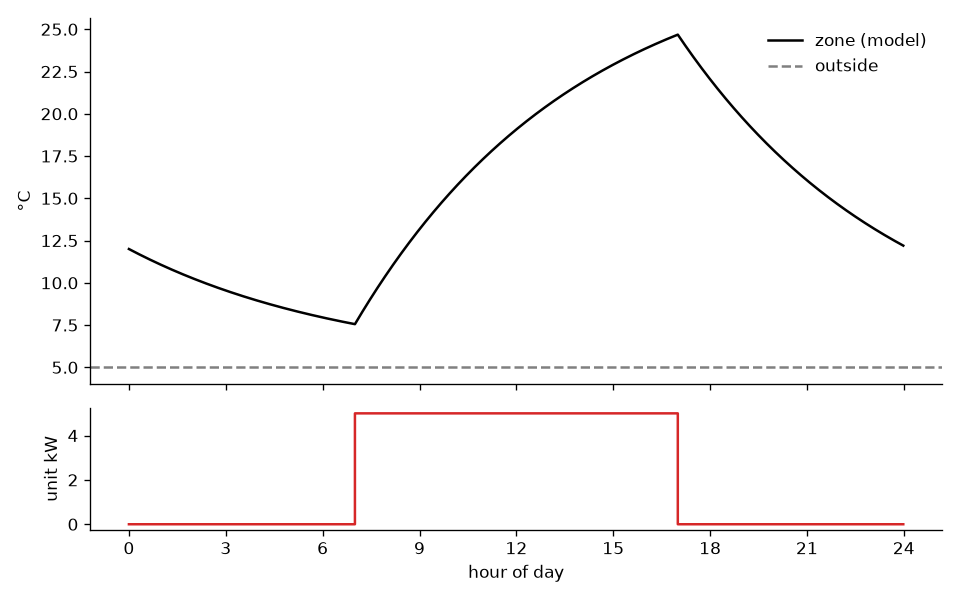

The Python source for this figure:
"""L1 demo: run the 1R1C model through one made-up winter day and draw it.

No sensors and no twin loop yet: this only shows what the model on its own
predicts. Run from the twin-lab folder:  python demo_l1.py
"""

import matplotlib.pyplot as plt

from twinlab.rc1 import RC1

# Placeholder values (not Botanic's unit): see tests/test_rc1.py
model = RC1(R=0.005, C=5e6)

OUTSIDE_C = 5.0          # constant, to keep it simple
UNIT_W = 5000            # unit heating at 5 kW ...
ON_HOURS = range(7, 17)  # ... from 07:00 to 17:00 (production hours)
DT = 60                  # one step a minute

state = model.initial_state({"zone_temp_C": 12.0})
hours, temps, heat = [], [], []
for minute in range(24 * 60):
    hour = minute / 60
    q = UNIT_W if int(hour) in ON_HOURS else 0
    hours.append(hour)
    temps.append(model.predict(state)["zone_temp_C"])
    heat.append(q / 1000)
    state = model.step(state, {"outside_temp_C": OUTSIDE_C, "unit_heat_W": q}, DT)

print(f"time constant: {model.time_constant_s / 3600:.1f} h")
for h in (0, 7, 12, 17, 23):
    print(f"{h:02d}:00  zone {temps[h * 60]:5.1f} °C   unit {heat[h * 60]:.0f} kW")

fig, (ax1, ax2) = plt.subplots(2, 1, sharex=True, figsize=(8, 5),
                               gridspec_kw={"height_ratios": [3, 1]})
ax1.plot(hours, temps, color="black", label="zone (model)")
ax1.axhline(OUTSIDE_C, color="grey", linestyle="--", label="outside")
ax1.set_ylabel("°C")
ax1.legend(frameon=False)
ax2.step(hours, heat, where="post", color="tab:red")
ax2.set_ylabel("unit kW")
ax2.set_xlabel("hour of day")
ax2.set_xticks(range(0, 25, 3))
for ax in (ax1, ax2):
    ax.spines[["top", "right"]].set_visible(False)
fig.tight_layout()
fig.savefig("demo_l1.png", dpi=120)
print("saved demo_l1.png")
